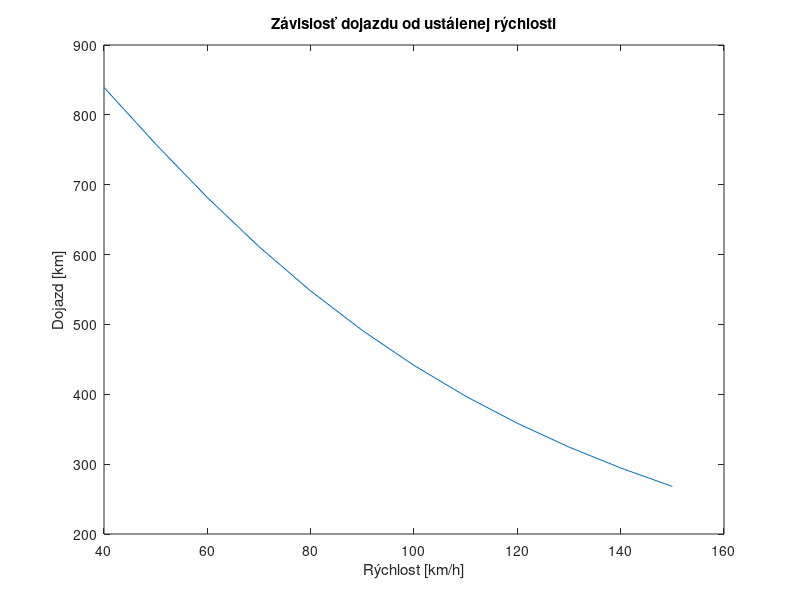

The MATLAB script that drew this image:
A=172.5;
B=2.4;
C=0.26;
ng=9.73;
nng=0.90;
m=2254;
r=0.33;
Jnap=0.02;

E = 59904

v = [40 50 60 70 80 90 100 110 120 130 140 150]

Pt = (A*(v/3.6)+ B*((v/3.6).^2) + C*((v/3.6).^3))/nng

t = E./Pt

s = (E./Pt).*v

plot(v, s)
title('Závislosť dojazdu od ustálenej rýchlosti');
xlabel('Rýchlost [km/h]');
ylabel('Dojazd [km]');
